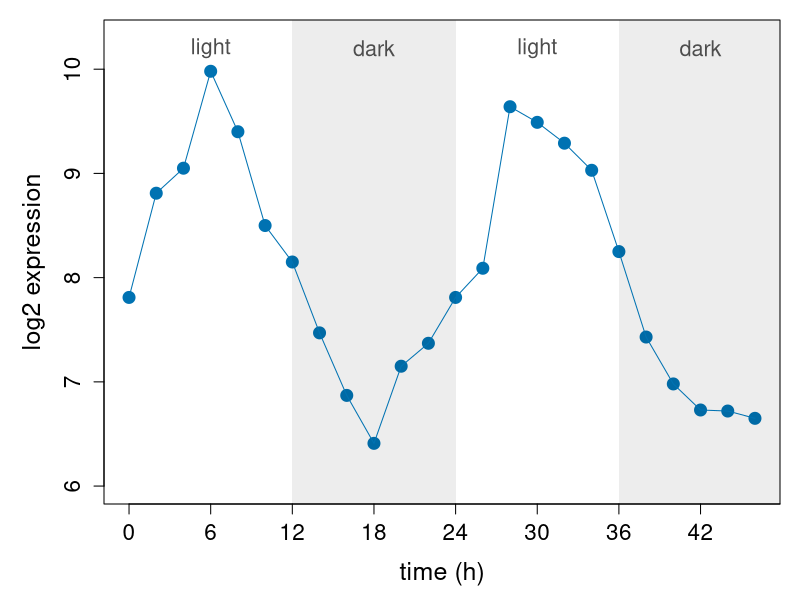
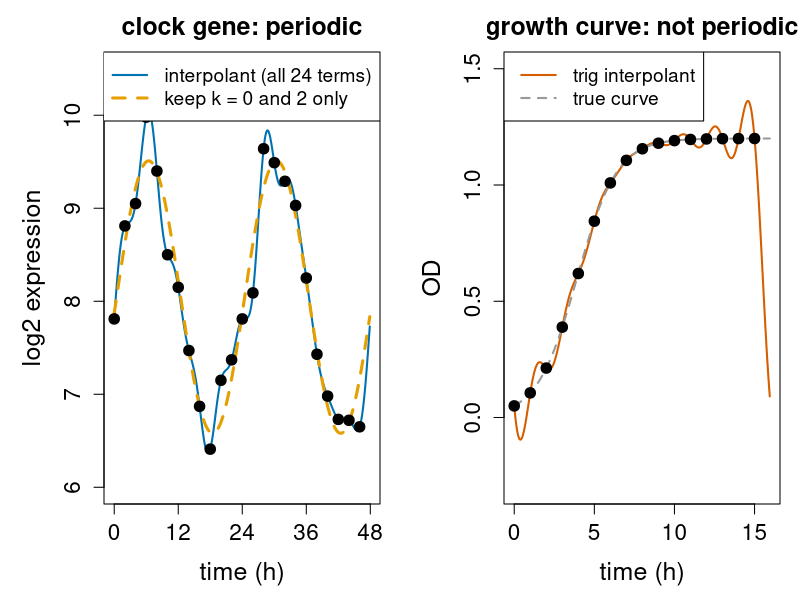
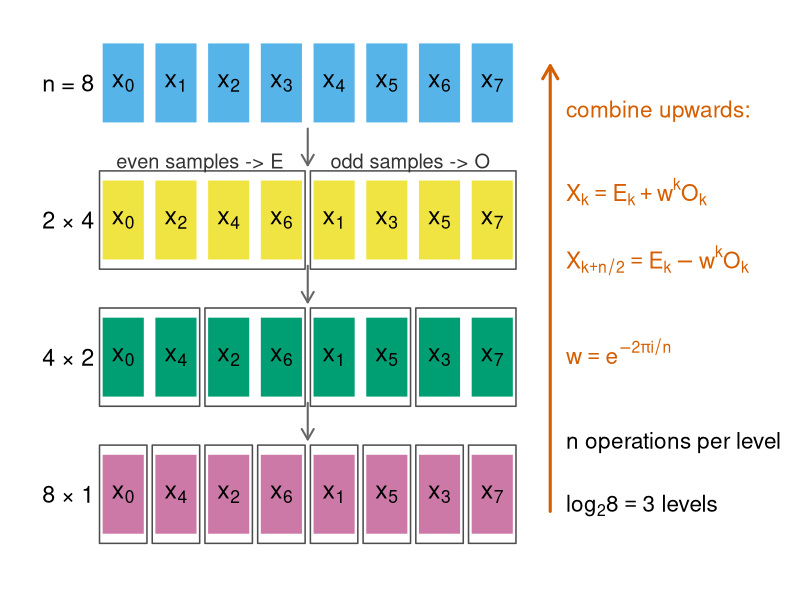
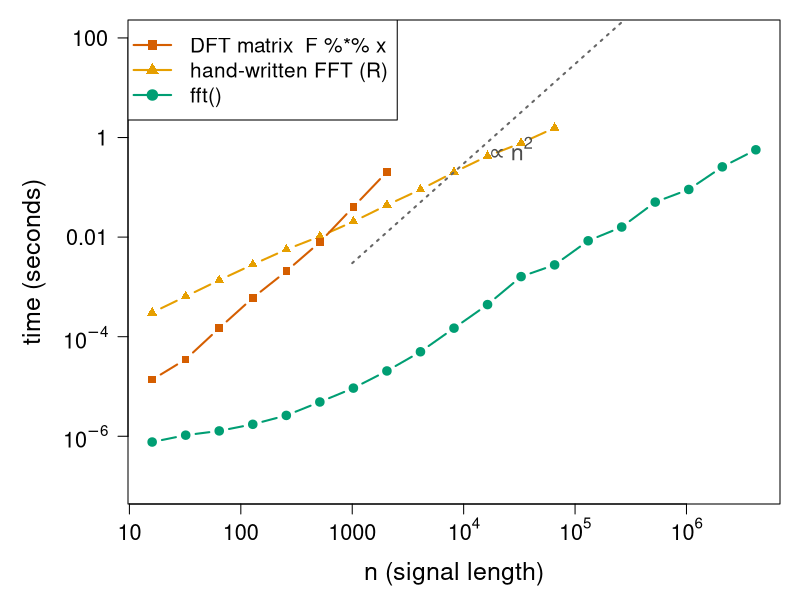
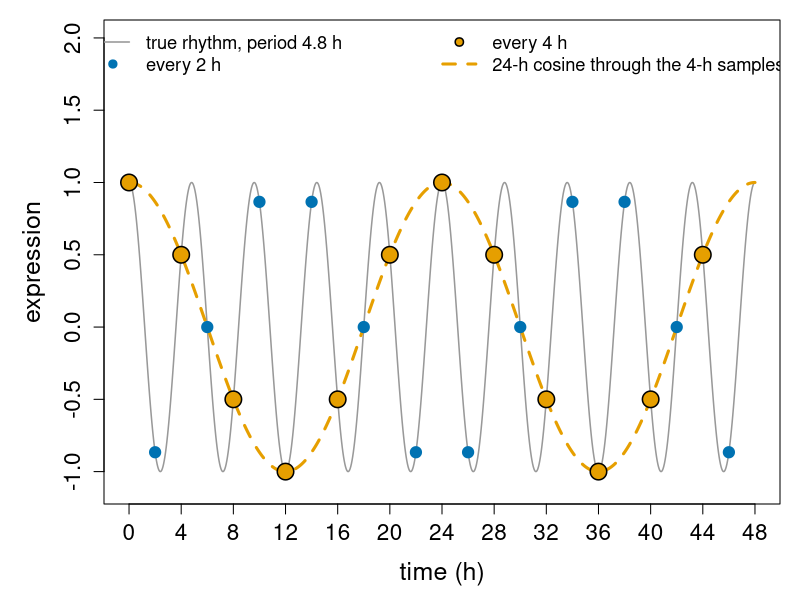
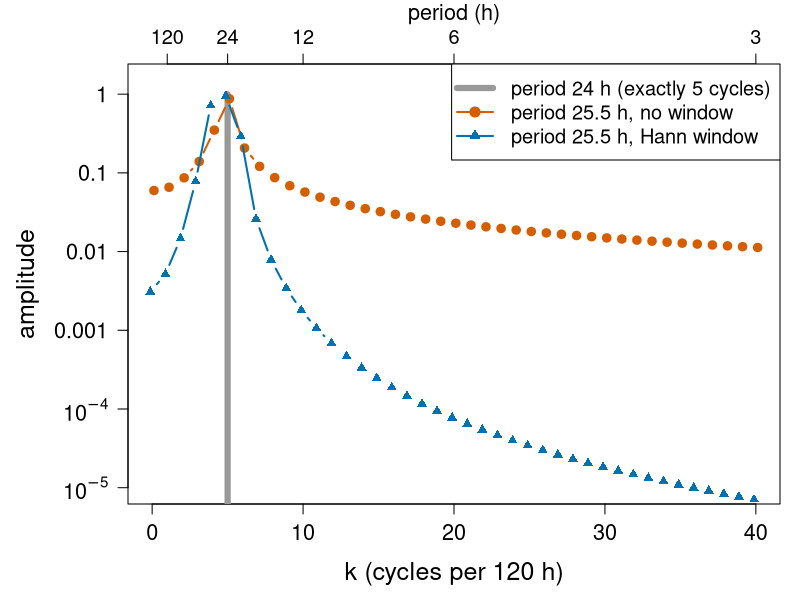
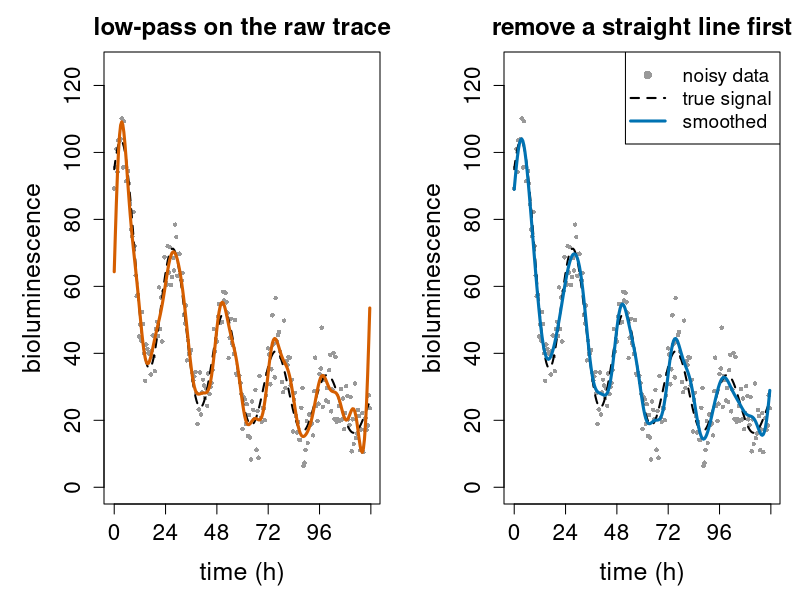
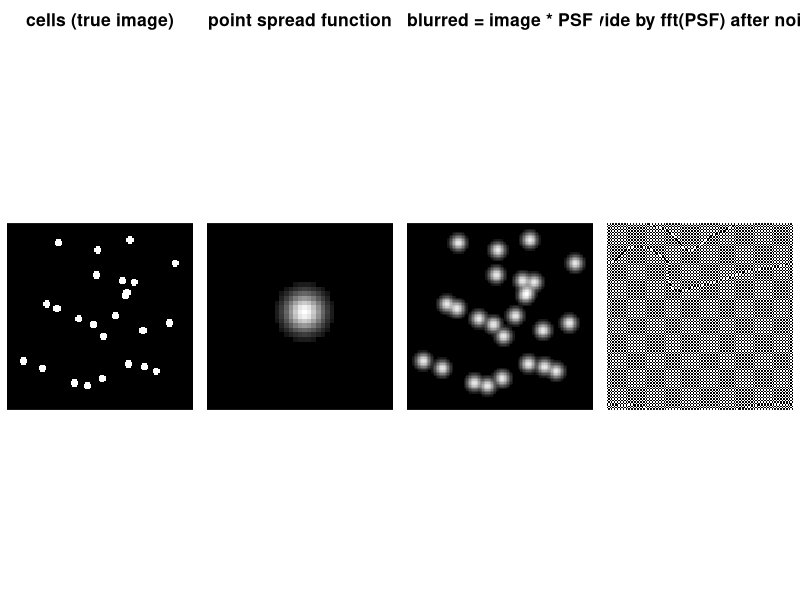

Reproduce these figures in R, in order.
# Figures for the fourier-fft/ unit ("Fourier series and the FFT").
#
# Re-run by hand from this folder (it is NOT run by `quarto render`):
#   cd fourier-fft && Rscript make-fourier-fft-figs.R
#
# Base R graphics only (grDevices::svg). Colours are Okabe-Ito
# (colour-blind safe). The timing figure (fig04) takes about a minute.
# Makes:
#   fig01-circadian-data.svg   a clock gene sampled every 2 h for 48 h
#   fig02-trig-interp.svg      trigonometric interpolant: periodic data vs a growth curve
#   fig03-fft-split.svg        the even/odd split of the FFT for n = 8
#   fig04-timing.svg           time of DFT matrix, hand-written FFT and fft() vs n
#   fig05-aliasing.svg         a 4.8-h rhythm sampled every 2 h and every 4 h
#   fig06-leakage.svg          spectrum of a 24-h and a 25.5-h rhythm, with/without Hann window
#   fig07-smoothing.svg        low-pass filtering a noisy luciferase trace, raw and detrended
#   fig08-blur.svg             image blur as convolution, and naive deconvolution

oi <- c(orange = "#E69F00", sky = "#56B4E9", green = "#009E73",
        yellow = "#F0E442", blue = "#0072B2", red = "#D55E00",
        purple = "#CC79A7", grey = "#999999")

## The running example: a clock-controlled gene, log2 expression, every 2 h for 48 h.
## Generated once with set.seed(1); 8 + 1.5 cos(2 pi (t - 6)/24) + N(0, 0.3^2), rounded.
x <- c(7.81, 8.81, 9.05, 9.98, 9.40, 8.50, 8.15, 7.47, 6.87, 6.41, 7.15, 7.37,
       7.81, 8.09, 9.64, 9.49, 9.29, 9.03, 8.25, 7.43, 6.98, 6.73, 6.72, 6.65)
t <- seq(0, 46, by = 2)

trig_interp <- function(x, T, tt) {
  n <- length(x); X <- fft(x) / n
  p <- Re(X[1]) + Re(X[n/2 + 1]) * cos(pi * n * tt / T)
  for (k in 1:(n/2 - 1))
    p <- p + 2 * Re(X[k + 1]) * cos(2 * pi * k * tt / T) -
             2 * Im(X[k + 1]) * sin(2 * pi * k * tt / T)
  p
}

## ---- fig01: the data -------------------------------------------------------
svg("fig01-circadian-data.svg", width = 11, height = 4.6)
par(mar = c(4.8, 5.2, 1, 1), cex.lab = 1.5, cex.axis = 1.35)
plot(t, x, pch = 19, col = oi["blue"], cex = 1.6, xaxt = "n",
     xlab = "time (h)", ylab = "log2 expression", ylim = c(6, 10.3))
axis(1, at = seq(0, 48, by = 6))
rect(c(12, 36), 5, c(24, 48), 11, col = "#00000012", border = NA)
lines(t, x, col = oi["blue"])
text(c(6, 18, 30, 42), 10.2, c("light", "dark", "light", "dark"), cex = 1.3,
     col = "grey30")
dev.off()

## ---- fig02: trig interpolation: periodic data vs non-periodic data ---------
tt <- seq(0, 47.9, by = 0.1)
p <- trig_interp(x, 48, tt)
X <- fft(x) / 24
fit2 <- Re(X[1]) + 2 * Re(X[3]) * cos(2 * pi * 2 * tt / 48) -
        2 * Im(X[3]) * sin(2 * pi * 2 * tt / 48)
## logistic growth curve (course running example) sampled every hour, 16 points
K <- 1.2; N0 <- 0.05; r <- 0.8
logis <- function(t) K / (1 + (K / N0 - 1) * exp(-r * t))
tg <- 0:15
og <- logis(tg)
ttg <- seq(0, 15.95, by = 0.05)
pg <- trig_interp(og, 16, ttg)

svg("fig02-trig-interp.svg", width = 13, height = 4.8)
par(mfrow = c(1, 2), mar = c(4.8, 5.2, 2.6, 1), cex.lab = 1.5, cex.axis = 1.35,
    cex.main = 1.5)
plot(tt, p, type = "l", lwd = 2, col = oi["blue"], xlab = "time (h)",
     ylab = "log2 expression", main = "clock gene: periodic", xaxt = "n",
     ylim = c(6, 10.5))
axis(1, at = seq(0, 48, by = 12))
lines(tt, fit2, lwd = 3, lty = 2, col = oi["orange"])
points(t, x, pch = 19, cex = 1.4)
legend("topright", c("interpolant (all 24 terms)", "keep k = 0 and 2 only"),
       col = oi[c("blue", "orange")], lwd = c(2, 3), lty = c(1, 2), cex = 1.15,
       bg = "white")
plot(ttg, pg, type = "l", lwd = 2, col = oi["red"], xlab = "time (h)",
     ylab = "OD", main = "growth curve: not periodic", ylim = c(-0.3, 1.5))
lines(ttg, logis(ttg), lwd = 2, lty = 2, col = oi["grey"])
points(tg, og, pch = 19, cex = 1.4)
legend("topleft", c("trig interpolant", "true curve"), col = oi[c("red", "grey")],
       lwd = 2, lty = c(1, 2), cex = 1.15, bg = "white")
dev.off()

## ---- fig03: even/odd split for n = 8 --------------------------------------
svg("fig03-fft-split.svg", width = 12, height = 5)
par(mar = c(0.5, 0.5, 0.5, 0.5))
plot(NA, xlim = c(-2.4, 25), ylim = c(-0.3, 4.4), axes = FALSE, xlab = "", ylab = "")
rows <- list(list(0:7), list(c(0, 2, 4, 6), c(1, 3, 5, 7)),
             list(c(0, 4), c(2, 6), c(1, 5), c(3, 7)),
             as.list(c(0, 4, 2, 6, 1, 5, 3, 7)))
yy <- c(3.6, 2.4, 1.2, 0)
gcol <- c(oi["sky"], oi["yellow"], oi["green"], oi["purple"])
for (lev in 1:4) {
  pos <- 0
  for (g in rows[[lev]]) {
    for (v in g) {
      rect(pos * 2, yy[lev], pos * 2 + 1.6, yy[lev] + 0.7, col = gcol[lev], border = "white")
      text(pos * 2 + 0.8, yy[lev] + 0.35, bquote(x[.(v)]), cex = 1.5)
      pos <- pos + 1
    }
  }
  if (lev > 1) {
    gs <- length(rows[[lev]][[1]])
    for (b in seq(0, 7, by = gs))
      rect(b * 2 - 0.1, yy[lev] - 0.08, b * 2 + 2 * gs - 0.3, yy[lev] + 0.78,
           border = "grey30", lwd = 1.5)
  }
}
for (lev in 1:3) arrows(7.8, yy[lev] - 0.05, 7.8, yy[lev + 1] + 0.83, length = 0.12,
                        lwd = 2, col = "grey40")
text(-0.3, yy + 0.35, c("n = 8", "2 × 4", "4 × 2", "8 × 1"), adj = 1, cex = 1.4)
text(c(3.7, 11.7), 3.25, c("even samples -> E", "odd samples -> O"), cex = 1.2,
     col = "grey20")
arrows(17, 0.2, 17, 4.1, length = 0.15, lwd = 3, col = oi["red"])
text(17.6, 3.7, "combine upwards:", adj = 0, cex = 1.35, col = oi["red"])
text(17.6, 3.0, expression(X[k] == E[k] + w^k * O[k]), adj = 0, cex = 1.35, col = oi["red"])
text(17.6, 2.4, expression(X[k + n/2] == E[k] - w^k * O[k]), adj = 0, cex = 1.35,
     col = oi["red"])
text(17.6, 1.6, expression(w == e^{-2 * pi * i / n}), adj = 0, cex = 1.35, col = oi["red"])
text(17.6, 0.8, "n operations per level", adj = 0, cex = 1.35)
text(17.6, 0.25, expression(log[2] * 8 == 3 ~ "levels"), adj = 0, cex = 1.35)
dev.off()

## ---- fig04: timing ---------------------------------------------------------
my_fft <- function(x) {
  n <- length(x)
  if (n == 1) return(x)
  E <- my_fft(x[seq(1, n, by = 2)])
  O <- my_fft(x[seq(2, n, by = 2)])
  w <- exp(-2i * pi * (0:(n/2 - 1)) / n)
  c(E + w * O, E - w * O)
}
timeit <- function(f, x, reps) {
  system.time(for (i in 1:reps) f(x))[["elapsed"]] / reps
}
set.seed(1)
nm <- 2^(4:11); nr <- 2^(4:16); nf <- 2^(4:22)
tm <- sapply(nm, function(n) {
  xx <- rnorm(n); j <- 0:(n - 1)
  reps <- max(1, round(2^14 / n))
  system.time(for (i in 1:reps) {
    F <- exp(-2i * pi * outer(j, j) / n); F %*% xx })[["elapsed"]] / reps
})
tr <- sapply(nr, function(n) timeit(my_fft, rnorm(n), max(1, round(2^15 / n))))
tf <- sapply(nf, function(n) timeit(fft, rnorm(n), max(1, round(2^22 / n))))
tm <- pmax(tm, 1e-6); tr <- pmax(tr, 1e-6); tf <- pmax(tf, 1e-7)

svg("fig04-timing.svg", width = 9.5, height = 6)
par(mar = c(4.8, 6.4, 1, 1), cex.lab = 1.5, cex.axis = 1.3, mgp = c(4.2, 1, 0))
plot(nf, tf, log = "xy", type = "b", pch = 19, col = oi["green"], lwd = 2,
     xlim = range(nf), ylim = c(1e-7, 100), xaxt = "n", yaxt = "n",
     xlab = "", ylab = "time (seconds)")
mtext("n (signal length)", 1, line = 3, cex = 1.5)
axis(1, mgp = c(3, 1, 0), at = 10^(1:6), labels = c("10", "100", "1000", expression(10^4),
                                  expression(10^5), expression(10^6)))
axis(2, at = 10^seq(-6, 2, by = 2), labels = c(expression(10^-6), expression(10^-4),
     "0.01", "1", "100"), las = 1)
lines(nr, tr, type = "b", pch = 17, col = oi["orange"], lwd = 2)
lines(nm, tm, type = "b", pch = 15, col = oi["red"], lwd = 2)
nn <- 10^seq(3, 6, length.out = 20)
lines(nn, 3e-9 * nn^2, lty = 3, col = "grey40", lwd = 2)
text(2.5e4, 3e-9 * 1e8 * 2, expression("" %prop% n^2), cex = 1.4, col = "grey30")
legend("topleft", c("DFT matrix  F %*% x", "hand-written FFT (R)", "fft()"),
       col = oi[c("red", "orange", "green")], pch = c(15, 17, 19), lwd = 2,
       cex = 1.25, bg = "white")
dev.off()

## ---- fig05: aliasing -------------------------------------------------------
tc <- seq(0, 48, by = 0.05)
f48 <- function(t) cos(2 * pi * t / 4.8)
svg("fig05-aliasing.svg", width = 12, height = 4.6)
par(mar = c(4.8, 5.2, 1, 1), cex.lab = 1.5, cex.axis = 1.35)
plot(tc, f48(tc), type = "l", col = oi["grey"], lwd = 1.5, xaxt = "n",
     xlab = "time (h)", ylab = "expression", ylim = c(-1.1, 2.0))
axis(1, at = seq(0, 48, by = 4))
lines(tc, cos(2 * pi * tc / 24), col = oi["orange"], lwd = 3, lty = 2)
points(seq(0, 46, by = 2), f48(seq(0, 46, by = 2)), pch = 19, col = oi["blue"], cex = 1.5)
points(seq(0, 44, by = 4), f48(seq(0, 44, by = 4)), pch = 21, bg = oi["orange"],
       cex = 2.2, lwd = 1.5)
legend("top", ncol = 2, c("true rhythm, period 4.8 h", "every 2 h", "every 4 h",
       "24-h cosine through the 4-h samples"),
       col = c(oi["grey"], oi["blue"], "black", oi["orange"]),
       pt.bg = c(NA, NA, oi["orange"], NA), pch = c(NA, 19, 21, NA),
       lty = c(1, NA, NA, 2), lwd = c(1.5, NA, 1.5, 3), cex = 1.1, bty = "n")
dev.off()

## ---- fig06: leakage and the Hann window -----------------------------------
tl <- seq(0, 119.5, by = 0.5); nl <- length(tl)
hann <- 0.5 - 0.5 * cos(2 * pi * (0:(nl - 1)) / nl)
spec <- function(y, w = rep(1, length(y))) 2 * Mod(fft(w * y))[1:41] / sum(w)
s24 <- spec(cos(2 * pi * tl / 24))
s25 <- spec(cos(2 * pi * tl / 25.5))
s25h <- spec(cos(2 * pi * tl / 25.5), hann)
kk <- 0:40
svg("fig06-leakage.svg", width = 11, height = 5)
par(mar = c(4.8, 6.4, 3.2, 1), cex.lab = 1.5, cex.axis = 1.3, mgp = c(4.5, 1, 0))
plot(NA, log = "y", xlim = c(0, 40),
     ylim = c(1e-5, 1.5), yaxt = "n", xaxt = "n", xlab = "", ylab = "amplitude")
axis(1, mgp = c(3, 1, 0))
mtext("k (cycles per 120 h)", 1, line = 3, cex = 1.5)
segments(5, 1e-6, 5, s24[6], lwd = 6, col = oi["grey"])
axis(2, at = 10^(-5:0), labels = c(expression(10^-5), expression(10^-4), "0.001",
     "0.01", "0.1", "1"), las = 1)
axis(3, at = c(1, 5, 10, 20, 40), labels = c(120, 24, 12, 6, 3),
     cex.axis = 1.2, mgp = c(3, 0.8, 0))
mtext("period (h)", 3, line = 2, cex = 1.3)
lines(kk + 0.12, s25, type = "b", pch = 19, col = oi["red"], lwd = 2)
lines(kk - 0.12, s25h, type = "b", pch = 17, col = oi["blue"], lwd = 2)
legend("topright", c("period 24 h (exactly 5 cycles)", "period 25.5 h, no window",
       "period 25.5 h, Hann window"), col = oi[c("grey", "red", "blue")],
       lwd = c(6, 2, 2), pch = c(NA, 19, 17), cex = 1.2, bg = "white")
dev.off()

## ---- fig07: smoothing a noisy luciferase trace -----------------------------
set.seed(3)
ts <- seq(0, 119.5, by = 0.5); ns <- length(ts)
truth <- 20 + 60 * exp(-ts / 40) + 30 * exp(-ts / 80) * cos(2 * pi * (ts - 4) / 24)
y <- truth + rnorm(ns, sd = 6)
lowpass <- function(y, kmax) {
  n <- length(y); Y <- fft(y)
  k <- c(0:(n/2), -(n/2 - 1):-1)
  Y[abs(k) > kmax] <- 0
  Re(fft(Y, inverse = TRUE)) / n
}
s1 <- lowpass(y, 15)
fit <- lm(y ~ ts)
s2 <- lowpass(resid(fit), 15) + fitted(fit)
svg("fig07-smoothing.svg", width = 13, height = 4.8)
par(mfrow = c(1, 2), mar = c(4.8, 5.2, 2.6, 1), cex.lab = 1.5, cex.axis = 1.35,
    cex.main = 1.45)
for (i in 1:2) {
  plot(ts, y, pch = 16, cex = 0.6, col = oi["grey"], xlab = "time (h)",
       ylab = "bioluminescence", xaxt = "n", ylim = c(0, 125),
       main = c("low-pass on the raw trace", "remove a straight line first")[i])
  axis(1, at = seq(0, 120, by = 24))
  lines(ts, truth, lwd = 2, lty = 2)
  lines(ts, list(s1, s2)[[i]], lwd = 3, col = oi[c("red", "blue")[i]])
}
legend("topright", c("noisy data", "true signal", "smoothed"), pch = c(16, NA, NA),
       lty = c(NA, 2, 1), lwd = c(NA, 2, 3), col = c(oi["grey"], "black", oi["blue"]),
       cex = 1.15, bg = "white")
dev.off()

## ---- fig08: image blur as convolution -------------------------------------
set.seed(5)
N <- 128
img <- matrix(0, N, N)
cx <- sample(10:118, 25); cy <- sample(10:118, 25)
for (i in 1:25) {
  d <- outer(1:N - cx[i], 1:N - cy[i], function(a, b) sqrt(a^2 + b^2))
  img[d <= 2.5] <- 1
}
d0 <- outer(c(0:(N/2), -(N/2 - 1):-1), c(0:(N/2), -(N/2 - 1):-1),
            function(a, b) a^2 + b^2)
psf <- exp(-d0 / (2 * 2^2)); psf <- psf / sum(psf)       # Gaussian, sd 2 px, centred at [1,1]
H <- fft(psf)
blur <- Re(fft(fft(img) * H, inverse = TRUE)) / N^2
noisy <- blur + matrix(rnorm(N^2, sd = 0.01), N)
deconv <- Re(fft(fft(noisy) / H, inverse = TRUE)) / N^2
shift <- function(m) m[c((N/2 + 1):N, 1:(N/2)), c((N/2 + 1):N, 1:(N/2))]
gr <- gray.colors(256, start = 0, end = 1)
show <- function(m, main) {
  image(1:nrow(m), 1:ncol(m), m, col = gr, axes = FALSE, xlab = "", ylab = "", asp = 1,
        main = main, useRaster = TRUE)
}
svg("fig08-blur.svg", width = 14, height = 4.2)
par(mfrow = c(1, 4), mar = c(0.5, 0.5, 3, 0.5), cex.main = 1.6)
show(img, "cells (true image)")
show(shift(psf)[44:84, 44:84] / max(psf), "point spread function")
show(blur, "blurred = image * PSF")
show(pmin(pmax(deconv, -1), 2), "divide by fft(PSF) after noise")
dev.off()
